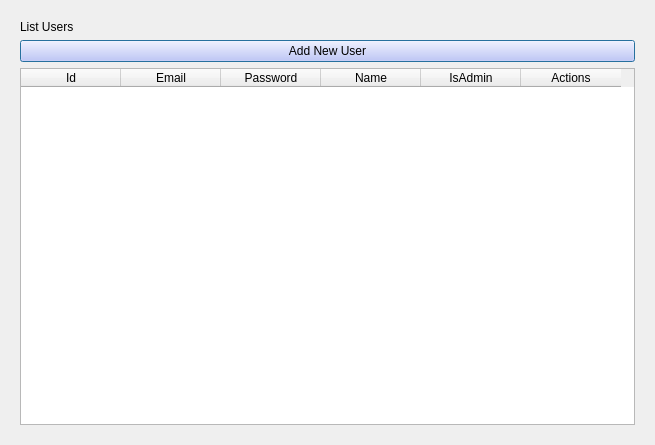
<?xml version="1.0" encoding="UTF-8"?>
<ui version="4.0">
 <class>dialog</class>
 <widget class="QDialog" name="dialog">
  <property name="geometry">
   <rect>
    <x>0</x>
    <y>0</y>
    <width>655</width>
    <height>445</height>
   </rect>
  </property>
  <property name="windowTitle">
   <string>Manage Users</string>
  </property>
  <property name="layoutDirection">
   <enum>Qt::LeftToRight</enum>
  </property>
  <layout class="QGridLayout" name="gridLayout">
   <item row="0" column="0">
    <widget class="QWidget" name="widget" native="true">
     <property name="styleSheet">
      <string notr="true">font: 75 12pt &quot;MS Shell Dlg 2&quot;;
font: 75 14pt &quot;MS Shell Dlg 2&quot;;</string>
     </property>
     <layout class="QVBoxLayout" name="verticalLayout">
      <item>
       <widget class="QLabel" name="list">
        <property name="styleSheet">
         <string notr="true">font: 11pt &quot;Andalus&quot;;
font: 14pt &quot;MS Shell Dlg 2&quot;;
font: 75 italic 16pt &quot;Times New Roman&quot;;</string>
        </property>
        <property name="text">
         <string>List Users</string>
        </property>
       </widget>
      </item>
      <item>
       <widget class="QPushButton" name="btnNewSensor">
        <property name="styleSheet">
         <string notr="true">font: 12pt &quot;MS UI Gothic&quot;;
background-color: rgb(195, 193, 255);
</string>
        </property>
        <property name="text">
         <string>Add New User</string>
        </property>
       </widget>
      </item>
      <item>
       <widget class="QTableWidget" name="TableSensors">
        <property name="styleSheet">
         <string notr="true">
font: 7pt &quot;MS Shell Dlg 2&quot;;
</string>
        </property>
        <column>
         <property name="text">
          <string>Id</string>
         </property>
        </column>
        <column>
         <property name="text">
          <string>Email</string>
         </property>
        </column>
        <column>
         <property name="text">
          <string>Password</string>
         </property>
        </column>
        <column>
         <property name="text">
          <string>Name</string>
         </property>
        </column>
        <column>
         <property name="text">
          <string>IsAdmin</string>
         </property>
        </column>
        <column>
         <property name="text">
          <string>Actions</string>
         </property>
        </column>
       </widget>
      </item>
     </layout>
    </widget>
   </item>
  </layout>
 </widget>
 <resources/>
 <connections/>
</ui>
